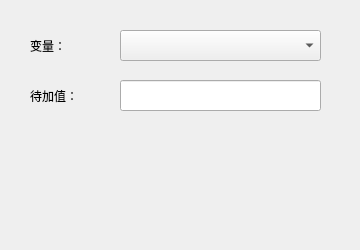
<?xml version="1.0" encoding="UTF-8"?>
<ui version="4.0">
 <class>AddTagValueForm</class>
 <widget class="QWidget" name="AddTagValueForm">
  <property name="geometry">
   <rect>
    <x>0</x>
    <y>0</y>
    <width>360</width>
    <height>250</height>
   </rect>
  </property>
  <property name="windowTitle">
   <string>Form</string>
  </property>
  <widget class="QLabel" name="label">
   <property name="geometry">
    <rect>
     <x>30</x>
     <y>30</y>
     <width>81</width>
     <height>31</height>
    </rect>
   </property>
   <property name="text">
    <string>变量：</string>
   </property>
  </widget>
  <widget class="QComboBox" name="cboSelectTag">
   <property name="geometry">
    <rect>
     <x>120</x>
     <y>30</y>
     <width>201</width>
     <height>31</height>
    </rect>
   </property>
  </widget>
  <widget class="QLabel" name="label_2">
   <property name="geometry">
    <rect>
     <x>30</x>
     <y>80</y>
     <width>81</width>
     <height>31</height>
    </rect>
   </property>
   <property name="text">
    <string>待加值：</string>
   </property>
  </widget>
  <widget class="QLineEdit" name="editTagValue">
   <property name="geometry">
    <rect>
     <x>120</x>
     <y>80</y>
     <width>201</width>
     <height>31</height>
    </rect>
   </property>
  </widget>
 </widget>
 <resources/>
 <connections/>
</ui>
